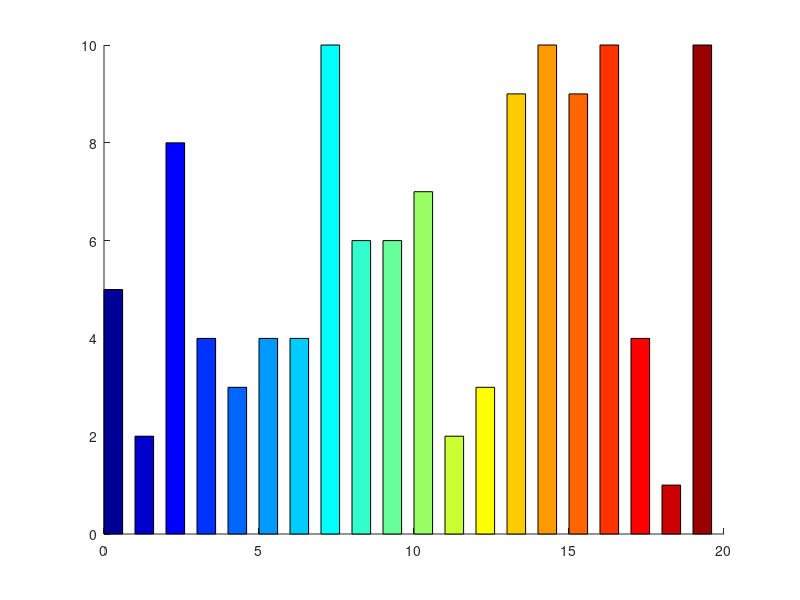

Write the MATLAB code that produced this figure.
function bar_mod(X)
% Example: 
%        >> bar_mod([1,20,4,10,8,6,5]);
% 
if nargin < 1
   X = randi(10,1,20); % Demo 
end
WIDTH = 0.6; % bar width
axis([0 length(X) 0 max(X(:))]);
cmap = jet(length(X)); 
for i=1:length(X)
    rectangle('Position',[i-1,0,WIDTH,X(i)],...
        'FaceColor',cmap(i,:));
end
end
